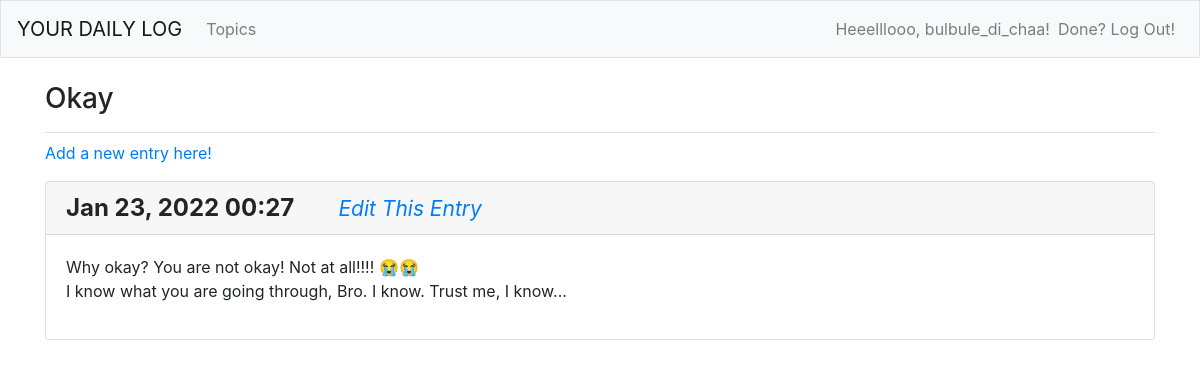
Page /topics/16/ (signed in) on the earlier database version.
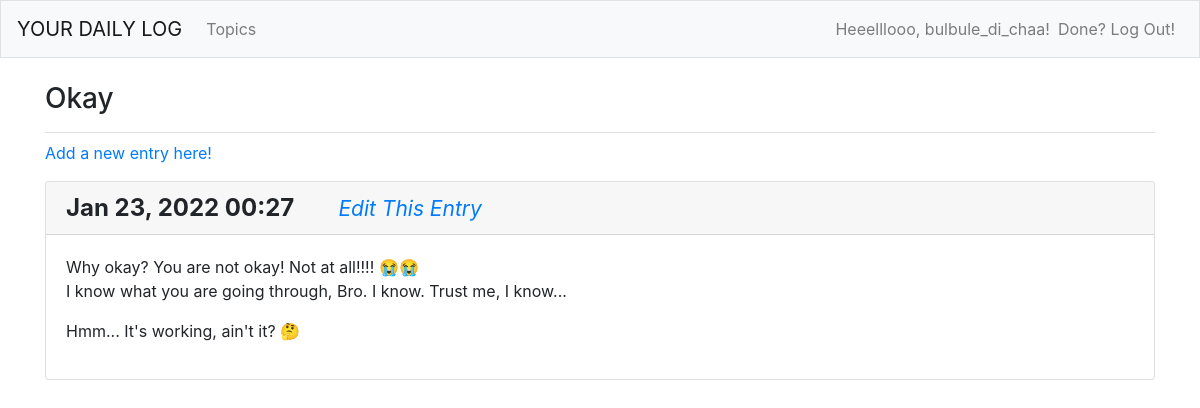
Same page on the later database version.
### YourDailyLog_App/models.py (models this page shows, shortened)
class Entry(models.Model):
    topic = models.ForeignKey(Topic, on_delete=models.CASCADE)
    entryText = models.TextField()
    dateAndTimeAdded = models.DateTimeField(auto_now_add=True)
    class Meta:
        verbose_name_plural = "Entries"

### YourDailyLog_App/views.py (the view)
# urls.py: path("topics/<int:topicID>/", views.topic, name='topic'),
@login_required
def topic(request, topicID):
    topicName = Topic.objects.get(id=topicID)
    checkTopicOwner(topicName, request) # function call
    entries = topicName.entry_set.order_by("-dateAndTimeAdded")
    context = {'topicName': topicName, 'entries': entries}
    return render(request, 'yourdailylog_app/topic.html', context)

### YourDailyLog_App/models.py (called while the page is built)
    def __str__(self):
        return self.topicName

### YourDailyLog_App/views.py (called while the page is built)
def checkTopicOwner(topic_name, requestedUser):
    if topic_name.owner != requestedUser.user:
        raise Http404 # standard error response when the requested resource

### YourDailyLog_App/templates/yourdailylog_app/topic.html (shortened to what this page needs)
{% extends "yourdailylog_app/base.html" %}
{% block page_header %}
  <h3>
    {{ topicName }}
  </h3>
{% endblock page_header %}
{% block content %}
  <p>
    <a href="{% url 'YourDailyLog_App:new_entry' topicName.id %}">
      Add a new entry here!
    </a>
  </p>
  {% for entry in entries %}
    <div class="card mb-3">
      <h4 class="card-header">
        <b>
          {{ entry.dateAndTimeAdded|date:'M d, Y H:i' }}
        </b>
        <small>
          <a href="{% url 'YourDailyLog_App:edit_entry' entry.id %}">
            <i>
              Edit This Entry
            </i>
          </a>
        </small>
      </h4>
      <div class="card-body">
        {{ entry.entryText|linebreaks }}
      </div>
    </div>
  {% empty %}
    <p>There are no entries for this topic yet.</p>
  {% endfor %}
{% endblock content %}

Differences in the rows shown:
changed Entry: entryText "Why okay? You are not okay! Not at all!!!! 😭😭 I know what you are going through, Bro. I know. Trust me, I know..." → "Why okay? You are not okay! Not at all!!!! 😭😭 I know what you are going through, Bro. I know. Trust me, I know... Hmm... It's working, ain't it? 🤔"
